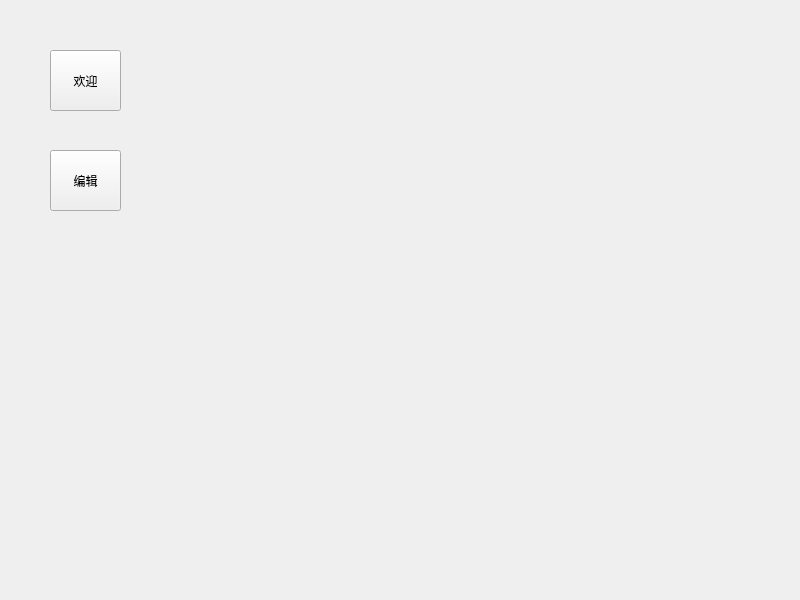
<?xml version="1.0" encoding="UTF-8"?>
<ui version="4.0">
 <class>Widget</class>
 <widget class="QWidget" name="Widget">
  <property name="geometry">
   <rect>
    <x>0</x>
    <y>0</y>
    <width>800</width>
    <height>600</height>
   </rect>
  </property>
  <property name="windowTitle">
   <string>Widget</string>
  </property>
  <widget class="QPushButton" name="pushButton">
   <property name="geometry">
    <rect>
     <x>50</x>
     <y>50</y>
     <width>71</width>
     <height>61</height>
    </rect>
   </property>
   <property name="text">
    <string>欢迎</string>
   </property>
  </widget>
  <widget class="QPushButton" name="pushButton_2">
   <property name="geometry">
    <rect>
     <x>50</x>
     <y>150</y>
     <width>71</width>
     <height>61</height>
    </rect>
   </property>
   <property name="text">
    <string>编辑</string>
   </property>
  </widget>
  <widget class="QStackedWidget" name="stackedWidget">
   <property name="geometry">
    <rect>
     <x>200</x>
     <y>30</y>
     <width>361</width>
     <height>211</height>
    </rect>
   </property>
   <property name="currentIndex">
    <number>1</number>
   </property>
   <widget class="FormWelcom" name="page"/>
   <widget class="FormEdit" name="page_2"/>
  </widget>
 </widget>
 <customwidgets>
  <customwidget>
   <class>FormWelcom</class>
   <extends>QWidget</extends>
   <header location="global">formwelcom.h</header>
   <container>1</container>
  </customwidget>
  <customwidget>
   <class>FormEdit</class>
   <extends>QWidget</extends>
   <header location="global">formedit.h</header>
   <container>1</container>
  </customwidget>
 </customwidgets>
 <resources/>
 <connections/>
</ui>
